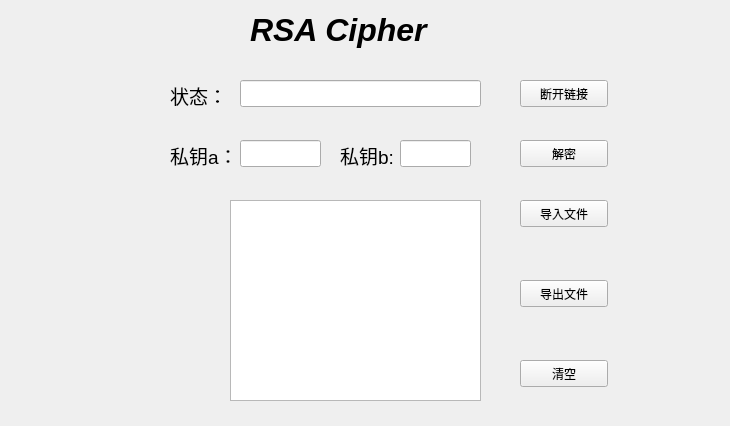
<?xml version="1.0" encoding="UTF-8"?>
<ui version="4.0">
 <class>RSA_jia</class>
 <widget class="QWidget" name="RSA_jia">
  <property name="geometry">
   <rect>
    <x>0</x>
    <y>0</y>
    <width>730</width>
    <height>426</height>
   </rect>
  </property>
  <property name="windowTitle">
   <string>Form</string>
  </property>
  <widget class="QLabel" name="label_4">
   <property name="geometry">
    <rect>
     <x>340</x>
     <y>140</y>
     <width>67</width>
     <height>31</height>
    </rect>
   </property>
   <property name="text">
    <string>&lt;html&gt;&lt;head/&gt;&lt;body&gt;&lt;p&gt;&lt;span style=&quot; font-size:14pt;&quot;&gt;私钥b:&lt;/span&gt;&lt;/p&gt;&lt;/body&gt;&lt;/html&gt;</string>
   </property>
  </widget>
  <widget class="QLabel" name="label">
   <property name="geometry">
    <rect>
     <x>250</x>
     <y>10</y>
     <width>231</width>
     <height>41</height>
    </rect>
   </property>
   <property name="text">
    <string>&lt;html&gt;&lt;head/&gt;&lt;body&gt;&lt;p&gt;&lt;span style=&quot; font-size:24pt; font-weight:600; font-style:italic;&quot;&gt;RSA Cipher&lt;/span&gt;&lt;/p&gt;&lt;/body&gt;&lt;/html&gt;</string>
   </property>
  </widget>
  <widget class="QLineEdit" name="keyword_b">
   <property name="geometry">
    <rect>
     <x>400</x>
     <y>140</y>
     <width>71</width>
     <height>27</height>
    </rect>
   </property>
  </widget>
  <widget class="QLineEdit" name="keyword_a">
   <property name="geometry">
    <rect>
     <x>240</x>
     <y>140</y>
     <width>81</width>
     <height>27</height>
    </rect>
   </property>
  </widget>
  <widget class="QPushButton" name="inFile">
   <property name="geometry">
    <rect>
     <x>520</x>
     <y>200</y>
     <width>88</width>
     <height>27</height>
    </rect>
   </property>
   <property name="text">
    <string>导入文件</string>
   </property>
  </widget>
  <widget class="QPushButton" name="decrption">
   <property name="geometry">
    <rect>
     <x>520</x>
     <y>140</y>
     <width>88</width>
     <height>27</height>
    </rect>
   </property>
   <property name="text">
    <string>解密</string>
   </property>
  </widget>
  <widget class="QLineEdit" name="condition">
   <property name="geometry">
    <rect>
     <x>240</x>
     <y>80</y>
     <width>241</width>
     <height>27</height>
    </rect>
   </property>
  </widget>
  <widget class="QPushButton" name="cut">
   <property name="geometry">
    <rect>
     <x>520</x>
     <y>80</y>
     <width>88</width>
     <height>27</height>
    </rect>
   </property>
   <property name="text">
    <string>断开链接</string>
   </property>
  </widget>
  <widget class="QTextEdit" name="ciphertext">
   <property name="geometry">
    <rect>
     <x>230</x>
     <y>200</y>
     <width>251</width>
     <height>201</height>
    </rect>
   </property>
   <property name="styleSheet">
    <string notr="true">font: 13pt &quot;Cantarell&quot;;</string>
   </property>
  </widget>
  <widget class="QLabel" name="label_2">
   <property name="geometry">
    <rect>
     <x>170</x>
     <y>80</y>
     <width>61</width>
     <height>31</height>
    </rect>
   </property>
   <property name="text">
    <string>&lt;html&gt;&lt;head/&gt;&lt;body&gt;&lt;p&gt;&lt;span style=&quot; font-size:14pt;&quot;&gt;状态：&lt;/span&gt;&lt;/p&gt;&lt;/body&gt;&lt;/html&gt;</string>
   </property>
  </widget>
  <widget class="QLabel" name="label_3">
   <property name="geometry">
    <rect>
     <x>170</x>
     <y>140</y>
     <width>67</width>
     <height>31</height>
    </rect>
   </property>
   <property name="text">
    <string>&lt;html&gt;&lt;head/&gt;&lt;body&gt;&lt;p&gt;&lt;span style=&quot; font-size:14pt;&quot;&gt;私钥a：&lt;/span&gt;&lt;/p&gt;&lt;/body&gt;&lt;/html&gt;</string>
   </property>
  </widget>
  <widget class="QPushButton" name="outFile">
   <property name="geometry">
    <rect>
     <x>520</x>
     <y>280</y>
     <width>88</width>
     <height>27</height>
    </rect>
   </property>
   <property name="text">
    <string>导出文件</string>
   </property>
  </widget>
  <widget class="QPushButton" name="zero">
   <property name="geometry">
    <rect>
     <x>520</x>
     <y>360</y>
     <width>88</width>
     <height>27</height>
    </rect>
   </property>
   <property name="text">
    <string>清空</string>
   </property>
  </widget>
 </widget>
 <resources/>
 <connections/>
</ui>
